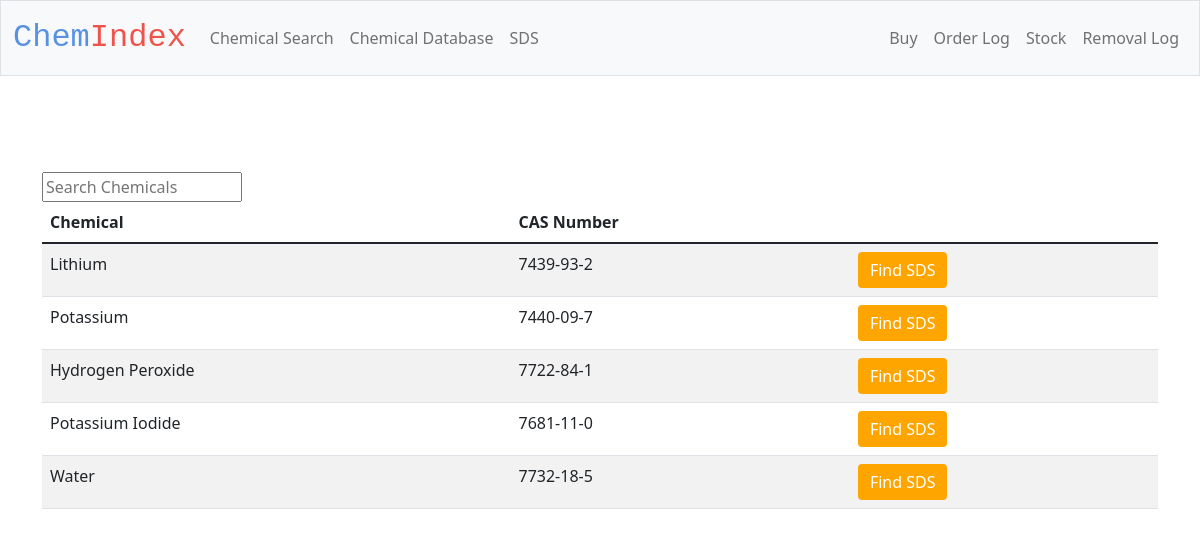
/cas_database, run on an earlier commit of the app's database.
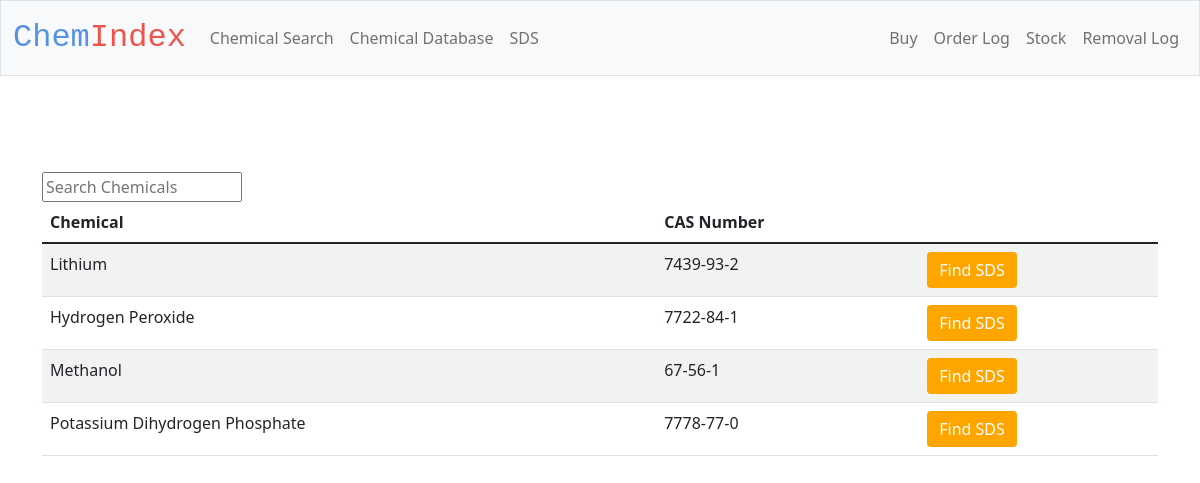
And on a later commit of the database.
### tables this page shows
CREATE TABLE Chemicals (
name TEXT NOT NULL UNIQUE,
cas NOT NULL UNIQUE,
time DATETIME NOT NULL);

### app.py (the view)
@app.route('/cas_database')
def cas_database():
    with sqlite3.connect(db_path) as db:
        data = db.execute("SELECT * FROM Chemicals ORDER BY time DESC")
        return render_template("cas_database.html", chemicals = data)

### templates/cas_database.html (shortened to what this page needs)
{% extends "layout.html" %}
{% block main %}
<main class="container py-5">
    <input type="text" class="cd-search table-filter search" placeholder="Search Chemicals"
    data-table = "cas_table" id="search_input" onkeyup="search_table()"/>
    <table class="table table-striped" id = "cas_table"name= "cas_table">
        <thead>
            <tr>
                <th class="text-start">Chemical</th>
                <th class="text-start">CAS Number</th>
            </tr>
        </thead>
       <tbody>
        {% for chem in chemicals %}
                <tr>
                    <form action="/sds" method="post">
                    <td class="text-start"> {{chem[0]}}</td>
                    <td class="text-start">{{chem[1]}}</td>
                    <td class="text-start"> <button class ="button_sds_database btn btn-primary" type="submit">Find SDS</button></td>
                    </form>
                </tr>
        {% endfor %}
        </tbody>
    </table>
        </main>
{% endblock %}

### templates/layout.html (shortened to what this page needs)
<!doctype html>
<html lang="en">
  <head>
    <link href="https://cdn.jsdelivr.net/npm/bootstrap@5.1.3/dist/css/bootstrap.min.css" rel="stylesheet">
    <link href="/static/styles.css" rel="stylesheet">
  </head>
  <body>
    <nav class="bg-light border navbar navbar-expand-md navbar-light">
        <div class = "container-fluid">
            <a class = "navbar-brand" href="/"><span class="blue">Chem</span><span class="red">Index</span></a>
                <div class="collapse navbar-collapse" id="navbarNav">
                    <ul class="navbar-nav">
                      <li class="nav-item"><a class="nav-link" href="/search">Chemical Search</a></li>
                      <li class="nav-item"><a class="nav-link" href="/cas_database">Chemical Database</a></li>
                      <li class="nav-item"><a class="nav-link" href="/sds">SDS</a></li>
                    </ul>
                    <ul class="navbar-nav ms-auto ml-5">
                      <li class="nav-item"><a class="nav-link" href="/buy">Buy </a></li>
                      <li class="nav-item"><a class="nav-link" href="/purchase_database"> Order Log </a></li>
                      <li class="nav-item"><a class="nav-link" href="/stock"> Stock </a></li>
                      <li class="nav-item"><a class="nav-link" href="/removal_data"> Removal Log </a></li>
                    </ul>
                  </div>
        </div>
    </nav>
    <main class="container-fluid py-5 text-center">
        {% block main %}{% endblock %}
    </main>
  </body>
</html>

### static/styles.css (style rules this page uses)
nav .navbar-brand { font-size: xx-large; font-family: 'Courier New', Courier, monospace; }
.blue { color: #5891e2; }
.red { color: #ee544c; }
.button_sds_database { background-color:orange; color: white; border: none; }
.search { display:flex; flex-direction: row; position: relative; width:200px; }

What changed in the data, as far as the page shows it:
removed Chemicals: name "Potassium", cas "7440-09-7"
removed Chemicals: name "Potassium Iodide", cas "7681-11-0"
removed Chemicals: name "Water", cas "7732-18-5"
added Chemicals: name "Methanol", cas "67-56-1"
added Chemicals: name "Potassium Dihydrogen Phosphate", cas "7778-77-0"
